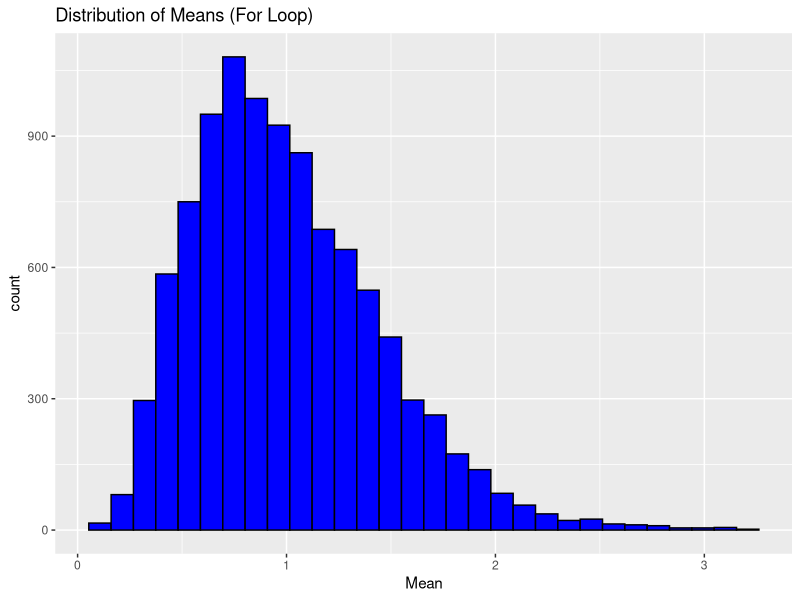
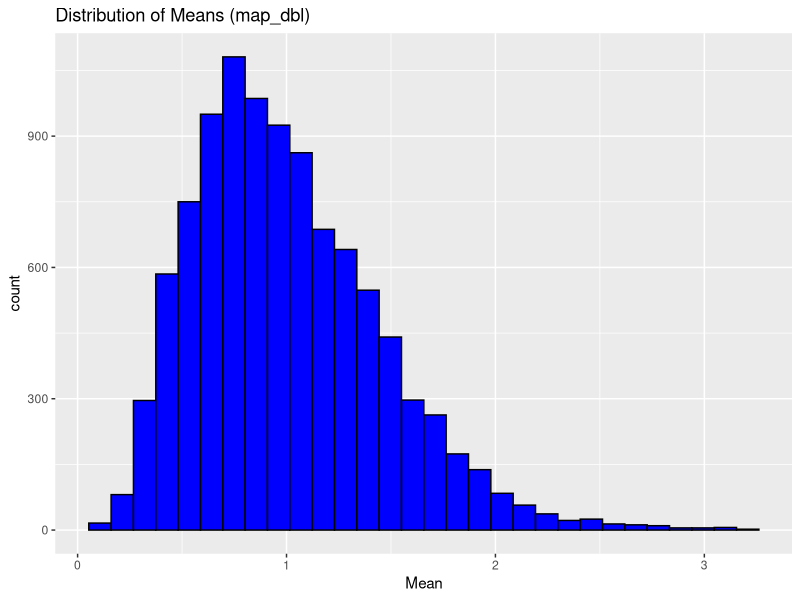
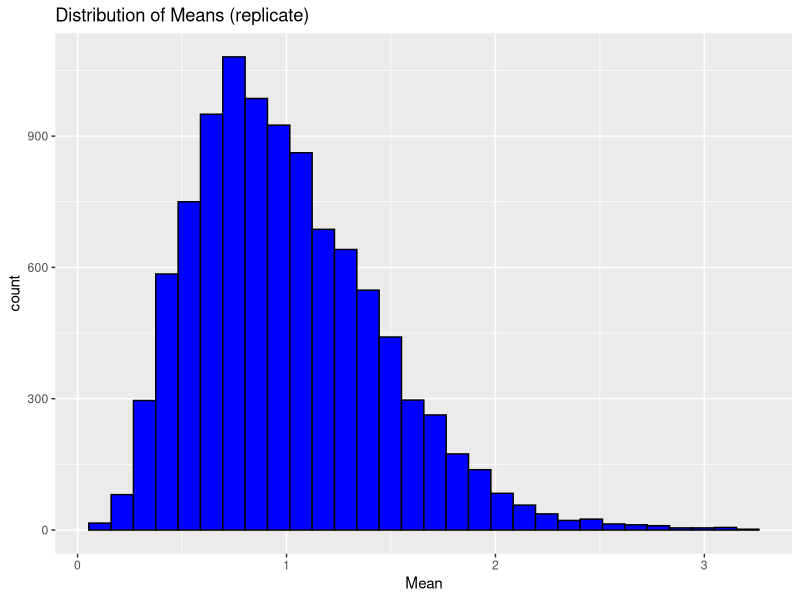
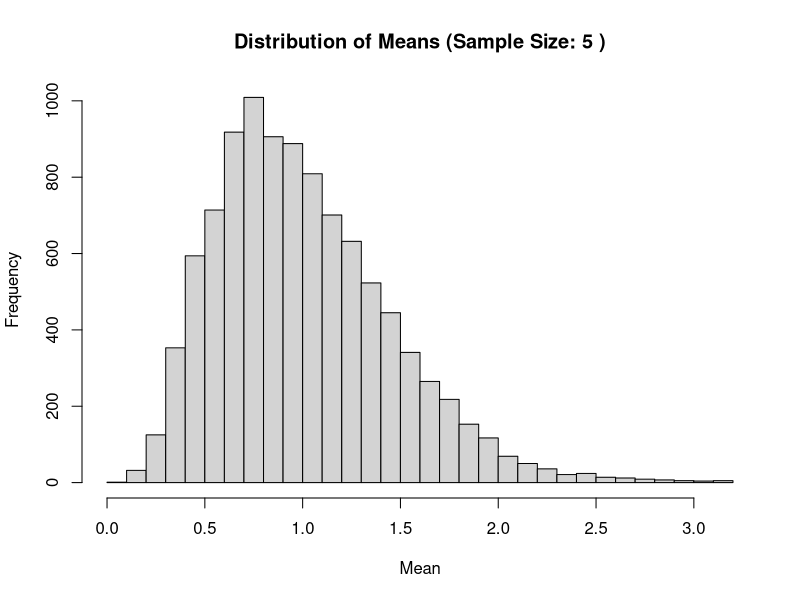
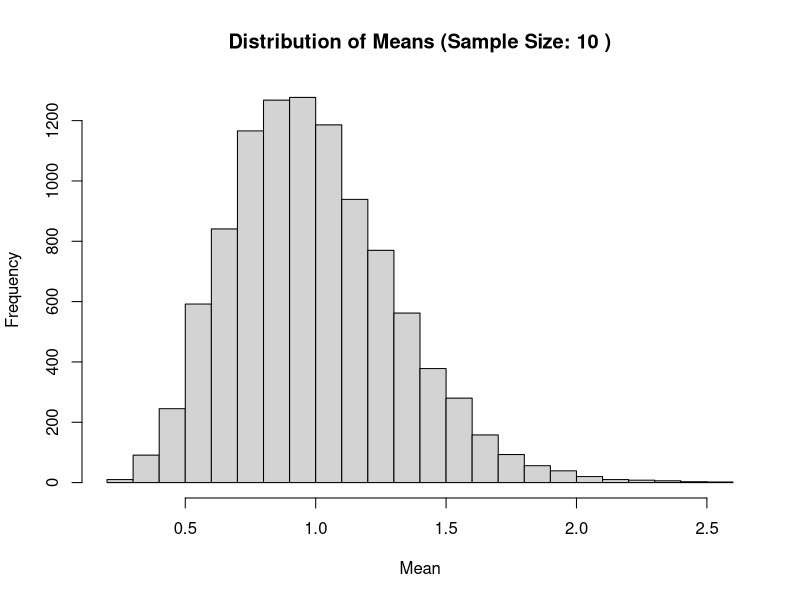
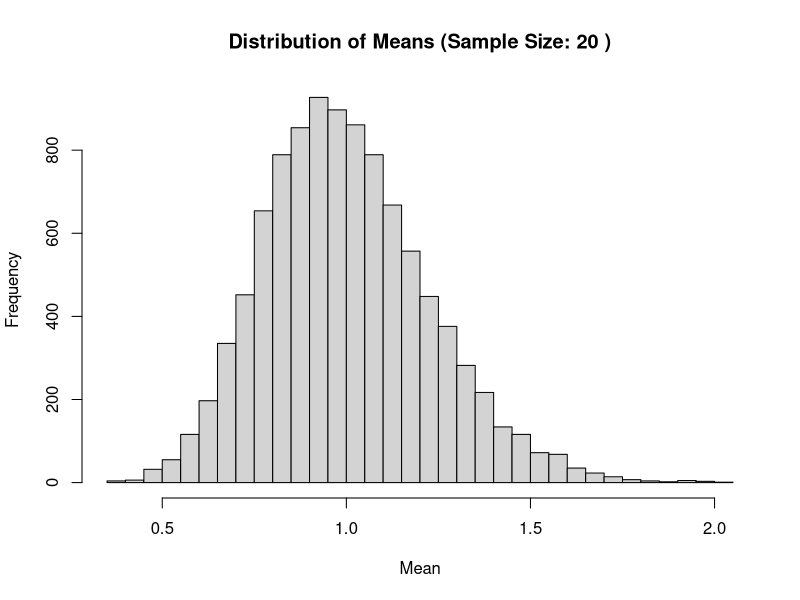

Write R code to recreate these figures, in order.
## ---- chunk 1
knitr::opts_chunk$set(echo = TRUE)
## ---- chunk 2
library(tidyverse)
## ---- chunk 3
library(tidyverse)
tribble( ~x,     ~y,   ~w,    ~z, 
         210,    300,  220,   180, 
         102,    100,  119,   187, 
         176,    175,  188,   173, 
         87,     95,   91,    94, 
         202,    210,  234,   218, 
         110,    122,  131,   128,
) -> dt
dt
## ---- chunk 4
column_means <- dt %>% 
  map_dbl(mean)
column_means
## ---- chunk 5
column_sds <- dt %>% 
  map_dbl(sd)
column_sds
## ---- chunk 6
column_sqrts <- dt %>% 
  map_df(sqrt)
column_sqrts
## ---- chunk 7
column_summaries <- dt %>% 
  summary()
column_summaries
## ---- chunk 8
set.seed(123)

draw_means_for <- function(iterations = 10000, sample_size = 5, rate = 1){
  means <- numeric(iterations)
  
  for(i in 1:iterations){
  sample <- rexp(sample_size, rate)
  means[i] <- mean(sample)
  }
  return (means)
}

means_for <- draw_means_for()

## ---- chunk 9
means_df <- data.frame(means = means_for)

ggplot(means_df, aes(x = means)) +
  geom_histogram(fill = "blue", color = "black") +
  xlab("Mean") + 
  ggtitle("Distribution of Means (For Loop)")
## ---- chunk 10
set.seed(123)

means_map <- map_dbl(1:10000, ~ mean(rexp(5, rate = 1)))
## ---- chunk 11
means_map_df <- data.frame(means = means_map)

ggplot(means_map_df, aes(x = means)) +
  geom_histogram(fill = "blue", color = "black") +
  xlab("Mean") + 
  ggtitle("Distribution of Means (map_dbl)")
## ---- chunk 12
set.seed(123)

means_replicate <- replicate(10000, mean(rexp(5, rate = 1)))
## ---- chunk 13
means_replicate_df <- data.frame(means = means_replicate)

ggplot(means_replicate_df, aes(x = means)) +
  geom_histogram(fill = "blue", color = "black") +
  xlab("Mean") + 
  ggtitle("Distribution of Means (replicate)")
## ---- chunk 14
sample_sizes <- c(5, 10, 20)

set.seed(123)

for(n in sample_sizes){
  means <- numeric(10000)
  
  for(i in 1:10000){
    sample <- rexp(n, rate = 1)
    means[i] <- mean(sample)
  }
  hist(means, main = paste("Distribution of Means (Sample Size:", n, ")"),
       xlab = "Mean", breaks = 30) 
}


#helpful link: https://www.geeksforgeeks.org/histograms-in-r-language/
## ---- chunk 15
data("mtcars") 
mtcars 
## ---- chunk 16
output <- vector("double", ncol(mtcars))
for(i in seq_along(mtcars)){
  output[[i]] <- sd(mtcars[[i]])
}
names(output) <- colnames(mtcars)

output
